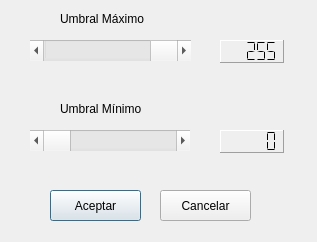
<?xml version="1.0" encoding="UTF-8"?>
<ui version="4.0">
 <class>QUmbralForm</class>
 <widget class="QDialog" name="QUmbralForm">
  <property name="geometry">
   <rect>
    <x>0</x>
    <y>0</y>
    <width>317</width>
    <height>242</height>
   </rect>
  </property>
  <property name="windowTitle">
   <string>Selección de umbrales</string>
  </property>
  <widget class="QScrollBar" name="horizontalScrollBarUM">
   <property name="geometry">
    <rect>
     <x>30</x>
     <y>40</y>
     <width>161</width>
     <height>21</height>
    </rect>
   </property>
   <property name="maximum">
    <number>255</number>
   </property>
   <property name="value">
    <number>255</number>
   </property>
   <property name="orientation">
    <enum>Qt::Horizontal</enum>
   </property>
  </widget>
  <widget class="QScrollBar" name="horizontalScrollBarUm">
   <property name="geometry">
    <rect>
     <x>30</x>
     <y>130</y>
     <width>160</width>
     <height>21</height>
    </rect>
   </property>
   <property name="maximum">
    <number>255</number>
   </property>
   <property name="orientation">
    <enum>Qt::Horizontal</enum>
   </property>
  </widget>
  <widget class="QLabel" name="labelUM">
   <property name="geometry">
    <rect>
     <x>60</x>
     <y>10</y>
     <width>121</width>
     <height>18</height>
    </rect>
   </property>
   <property name="text">
    <string>Umbral Máximo</string>
   </property>
  </widget>
  <widget class="QLabel" name="labelUM_2">
   <property name="geometry">
    <rect>
     <x>60</x>
     <y>100</y>
     <width>111</width>
     <height>18</height>
    </rect>
   </property>
   <property name="text">
    <string>Umbral Mínimo</string>
   </property>
  </widget>
  <widget class="QLCDNumber" name="lcdNumberUM">
   <property name="geometry">
    <rect>
     <x>220</x>
     <y>40</y>
     <width>64</width>
     <height>23</height>
    </rect>
   </property>
   <property name="frameShape">
    <enum>QFrame::Panel</enum>
   </property>
   <property name="segmentStyle">
    <enum>QLCDNumber::Flat</enum>
   </property>
   <property name="intValue" stdset="0">
    <number>255</number>
   </property>
  </widget>
  <widget class="QLCDNumber" name="lcdNumberUm">
   <property name="geometry">
    <rect>
     <x>220</x>
     <y>130</y>
     <width>64</width>
     <height>23</height>
    </rect>
   </property>
   <property name="frameShape">
    <enum>QFrame::Panel</enum>
   </property>
   <property name="segmentStyle">
    <enum>QLCDNumber::Flat</enum>
   </property>
  </widget>
  <widget class="QPushButton" name="pushButtonAceptar">
   <property name="geometry">
    <rect>
     <x>50</x>
     <y>190</y>
     <width>91</width>
     <height>31</height>
    </rect>
   </property>
   <property name="text">
    <string>Aceptar</string>
   </property>
  </widget>
  <widget class="QPushButton" name="pushButtonCancelar">
   <property name="geometry">
    <rect>
     <x>160</x>
     <y>190</y>
     <width>91</width>
     <height>31</height>
    </rect>
   </property>
   <property name="text">
    <string>Cancelar</string>
   </property>
  </widget>
 </widget>
 <resources/>
 <connections>
  <connection>
   <sender>horizontalScrollBarUM</sender>
   <signal>valueChanged(int)</signal>
   <receiver>lcdNumberUM</receiver>
   <slot>display(int)</slot>
   <hints>
    <hint type="sourcelabel">
     <x>109</x>
     <y>50</y>
    </hint>
    <hint type="destinationlabel">
     <x>251</x>
     <y>51</y>
    </hint>
   </hints>
  </connection>
  <connection>
   <sender>horizontalScrollBarUm</sender>
   <signal>valueChanged(int)</signal>
   <receiver>lcdNumberUm</receiver>
   <slot>display(int)</slot>
   <hints>
    <hint type="sourcelabel">
     <x>109</x>
     <y>140</y>
    </hint>
    <hint type="destinationlabel">
     <x>251</x>
     <y>141</y>
    </hint>
   </hints>
  </connection>
 </connections>
</ui>
